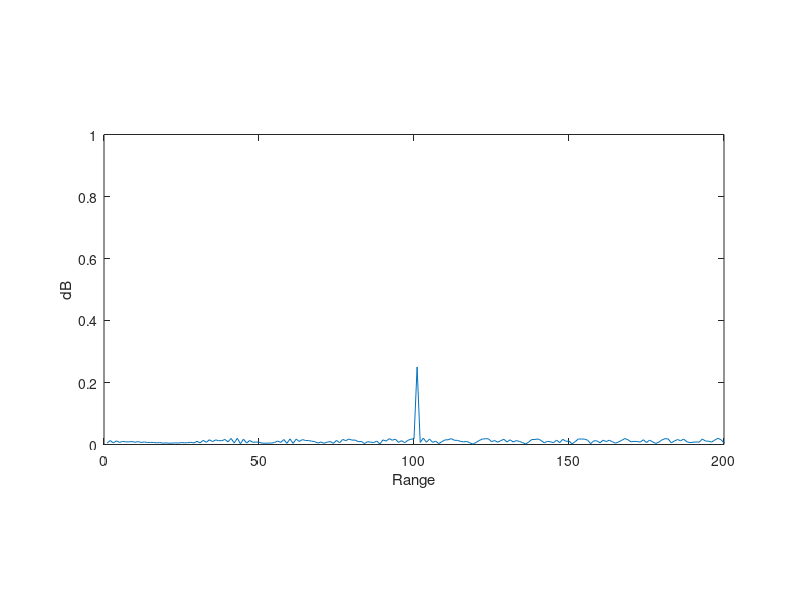
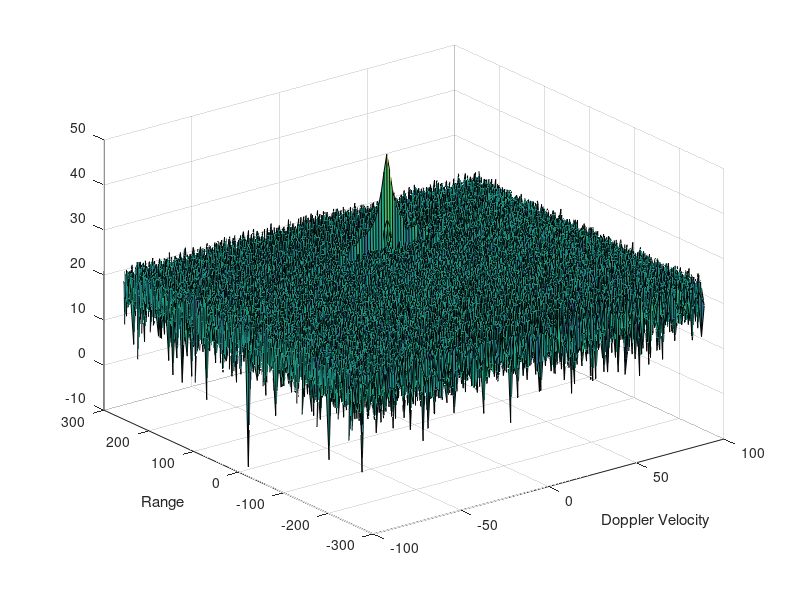
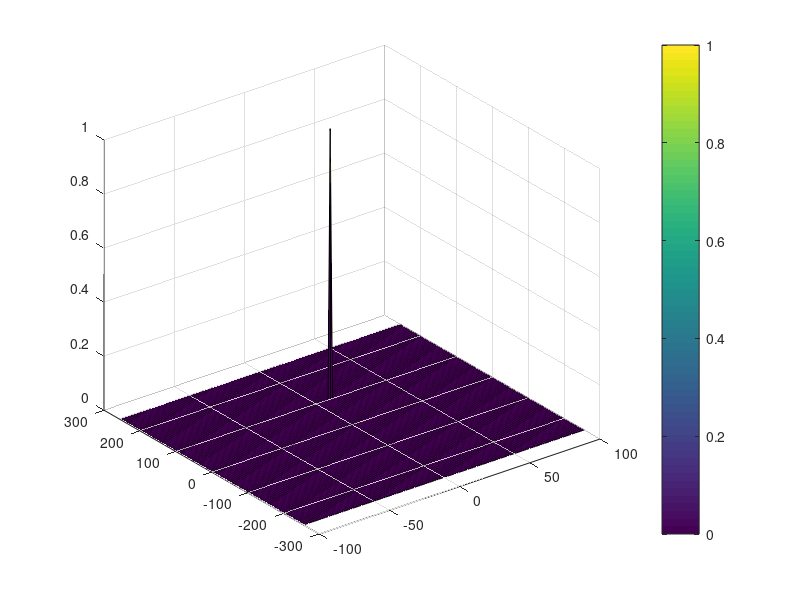

Write the MATLAB code that produced these figures, in order.
clear all;
clc;
close all;

%% Radar Specifications 
%%%%%%%%%%%%%%%%%%%%%%%%%%%
% Frequency of operation = 77GHz
% Max Range = 200m
% Range Resolution = 1 m
% Max Velocity = 100 m/s
% Speed of light = 3e8
%%%%%%%%%%%%%%%%%%%%%%%%%%%
carrierFreq = 77e9;
maxRange = 200;
rangeResolution = 1;
maxV = 70;
minV = -70;
velResolution = 3;
c = 3e8;

%% User Defined Range and Velocity of target
% *%TODO* :
% define the target's initial position and velocity. Note : Velocity
% remains contant
initTargetRange = 100;
initTargetVelocity = 10;


%% FMCW Waveform Generation

% *%TODO* :
% Design the FMCW waveform by giving the specs of each of its parameters.
% Calculate the Bandwidth (B), Chirp Time (Tchirp) and Slope (slope) of the FMCW
% chirp using the requirements above.

sweepBandwidth = c/(2*rangeResolution);
Tchirp = 5.5*2*maxRange/c;
sweepSlope = sweepBandwidth/Tchirp;

                                                          
%% Set up loop sequence                              
% The number of chirps in one sequence. Its ideal to have 2^ value for the ease of running the FFT
% for Doppler Estimation. 
Nd = 128;                   % #of doppler cells OR #of sent periods % number of chirps

% The number of samples on each chirp. 
Nr = 1024;                  %for length of time OR # of range cells

% Timestamp for running the displacement scenario for every sample on each
% chirp
t = linspace(0, Nd*Tchirp, Nr*Nd); %total time for samples


% Creating the vectors for Tx, Rx and Mix based on the total samples input.
Tx = zeros(1,length(t)); %transmitted signal
Rx = zeros(1,length(t)); %received signal
Mix = zeros(1,length(t)); %beat signal

% Similar vectors for range_covered and time delay.
rangeTarget = zeros(1,length(t));
velTarget = zeros(1,length(t));
timeDelay = zeros(1,length(t));

%% Signal generation and Moving Target simulation
% Running the radar scenario over the time. 

for i = 1 : length(t)         
 
    % *%TODO* :
    % For each time stamp update the Range of the Target for constant velocity.
    rangeTarget(i) = initTargetRange + initTargetVelocity*t(i);
    timeDelay(i) = 2*rangeTarget(i)/c;
    
    % *%TODO* :
    %For each time sample we need update the transmitted and
    %received signal. 
    Tx(i) = cos(2*pi*(carrierFreq*t(i)+sweepSlope*t(i)^2/2));
    Rx(i) = cos(2*pi*(carrierFreq*(t(i)-timeDelay(i)) + (sweepSlope*(t(i)-timeDelay(i))^2)/2));
    
    % *%TODO* :
    %Now by mixing the Transmit and Receive generate the beat signal
    %This is done by element wise matrix multiplication of Transmit and
    %Receiver Signal
    Mix(i) = times(Tx(i), Rx(i));
    
end

%% RANGE MEASUREMENT
% *%TODO* :
% run the FFT on the beat signal along the range bins dimension (Nr) and
% normalize.
MixFFT = fft(Mix,Nr)./Nr;

% *%TODO* :
% Take the absolute value of FFT output
MixFFT = abs(MixFFT);

% *%TODO* :
% Output of FFT is double sided signal, but we are interested in only one side of the spectrum.
% Hence we throw out half of the samples.
MixFFT  = MixFFT(1:Nr/2);

% plotting the range
figure ('Name', 'Range from First FFT');

% *%TODO* :
% plot FFT output 
plot(MixFFT);
pbaspect([2 1 1]);
xlabel('Range');
ylabel('dB');
axis ([0 maxRange 0 1]);

%% RANGE DOPPLER RESPONSE
% The 2D FFT implementation is already provided here. This will run a 2DFFT
% on the mixed signal (beat signal) output and generate a range doppler
% map.You will implement CFAR on the generated RDM


% Range Doppler Map Generation.

% The output of the 2D FFT is an image that has reponse in the range and
% doppler FFT bins. So, it is important to convert the axis from bin sizes
% to range and doppler based on their Max values.

Mix=reshape(Mix,[Nr,Nd]);

% 2D FFT using the FFT size for both dimensions.
sig_fft2 = fft2(Mix,Nr,Nd);

% Taking just one side of signal from Range dimension.
sig_fft2 = sig_fft2(1:Nr/2,1:Nd);
sig_fft2 = fftshift (sig_fft2);
RDM = abs(sig_fft2);
RDM = 10*log10(RDM) ;

% use the surf function to plot the output of 2DFFT and to show axis in both
% dimensions
doppler_axis = linspace(-100,100,Nd);
range_axis = linspace(-200,200,Nr/2)*((Nr/2)/400);
figure,surf(doppler_axis,range_axis,RDM);
xlabel('Doppler Velocity');
ylabel('Range');

%% CFAR implementation

% Slide Window through the complete Range Doppler Map

% *%TODO* :
% Select the number of Training Cells in both the dimensions.
Tr = 2;
Td = 1;

% *%TODO* :
% Select the number of Guard Cells in both dimensions around the Cell under 
% test (CUT) for accurate estimation
Gr = 2;
Gd = 1;

% *%TODO* :
% offset the threshold by SNR value in dB
offset = 1.5;

% *%TODO* :
% Create a vector to store noise_level for each iteration on training cells
windowSize = (2*Tr+2*Gr+1)*(2*Td+2*Gd+1);
numTrainingCells = windowSize-(2*Gr+1)*(2*Gd+1);
mapCFAR = zeros(size(RDM));
[RDMr, RDMd] = size(RDM);

% *%TODO* :
% design a loop such that it slides the CUT across range doppler map by
% giving margins at the edges for Training and Guard Cells.
% For every iteration sum the signal level within all the training
% cells. To sum convert the value from logarithmic to linear using db2pow
% function. Average the summed values for all of the training
% cells used. After averaging convert it back to logarithimic using pow2db.
% Further add the offset to it to determine the threshold. Next, compare the
% signal under CUT with this threshold. If the CUT level > threshold assign
% it a value of 1, else equate it to 0.


% Use RDM[x,y] as the matrix from the output of 2D FFT for implementing
% CFAR
for i = 1 : RDMd-2*(Td+Gd)
    for j = 1 : RDMr-2*(Tr+Gr)
        
        % Crop the RDM with patch size
        trainingCellsPatch = db2pow( RDM(j : j+2*(Tr+Gr), i : i+2*(Td+Gd)) );
        % set guard cells and CUT to 0
        trainingCellsPatch(Tr+1 : end-Tr, Td+1 : end-Td) = 0;
        
        noiseLevel = pow2db(sum(sum(trainingCellsPatch))/numTrainingCells);
        noiseLevel = noiseLevel*offset; % scale noise level with offset
        
        if RDM(j+(Td+Gr),i+(Td+Gd)) > noiseLevel
            mapCFAR(j+(Td+Gr), i+(Td+Gd)) = 1;
        else
            mapCFAR(j+(Td+Gr), i+(Td+Gd)) = 0;
        end
           
    end
end

% *%TODO* :
% display the CFAR output using the Surf function like we did for Range
% Doppler Response output.
figure('Name','CA-CFAR Filtered RDM'),surf(doppler_axis, range_axis, mapCFAR);
colorbar;
